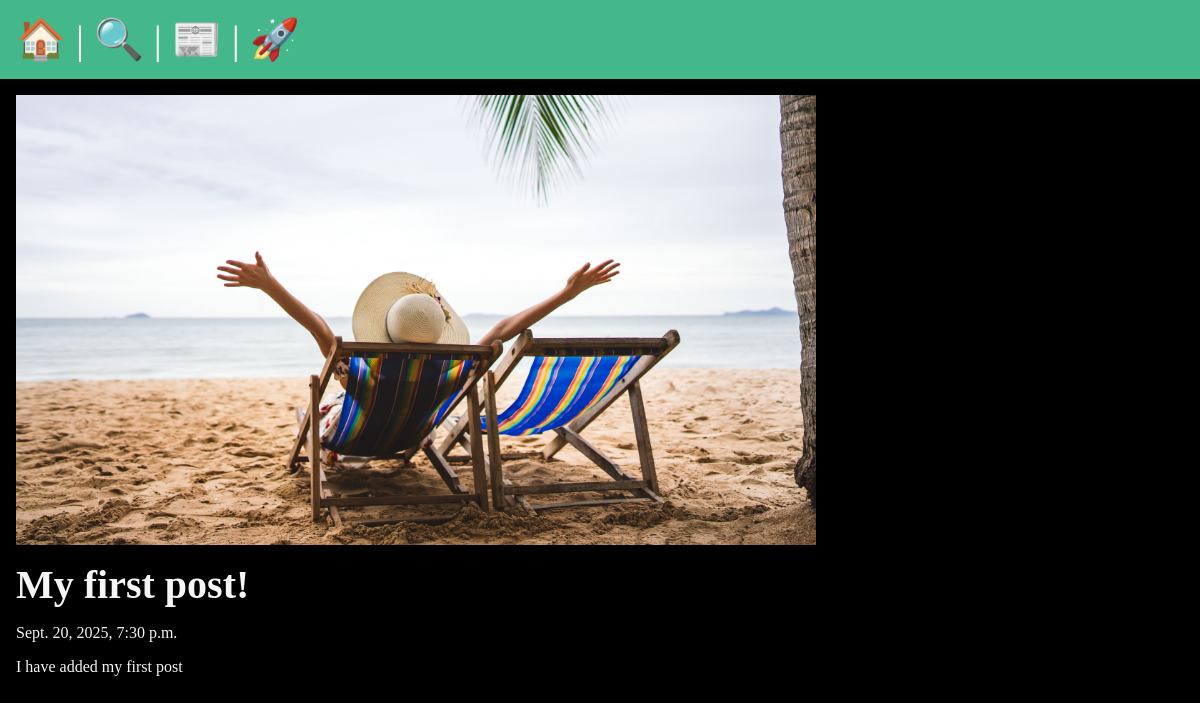
The page /posts/my-first-post on the database its author committed.
### posts/models.py (models this page shows, shortened)
class Post(models.Model):
    title = models.CharField(max_length=75)
    body = models.TextField()
    slug = models.SlugField()
    date = models.DateTimeField(auto_now_add=True)
    banner = models.ImageField(default='fallback.png', blank=True)

### posts/views.py (the view)
# urls.py: path('<slug:slug>', views.post_page, name="page")
def post_page(request, slug):
    post = Post.objects.get(slug=slug)
    return render(request, 'posts/post_page.html', {'post': post})

### posts/templates/posts/post_page.html (shortened to what this page needs)
{% extends 'layout.html' %}
{% block content %}
<section>
    <img
    class="banner"
    src="{{post.banner.url}}" alt="{{post.title}}">
    <h1>{{post.title}}</h1>
    <p>{{post.date}}</p>
    <p>{{post.body}}</p>
</section>
{% endblock %}

### rows shown on the page
Post: banner (picture), title "My first post!", date "Sept. 20, 2025, 7:30 p.m.", body "I have added my first post"
